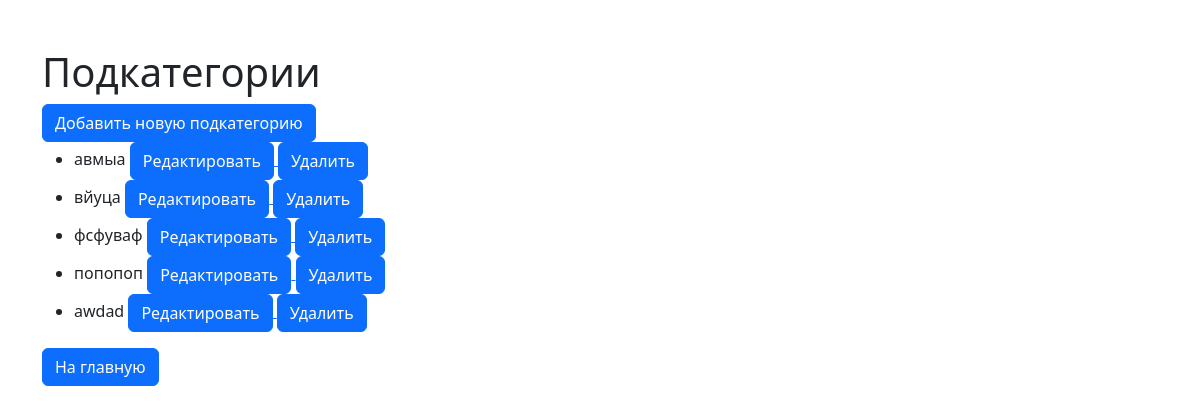
Page /subcategory/ on the committed database.
### api/models.py (models this page shows, shortened)
class DDSSubcategory(models.Model):
    category = models.ForeignKey(
        DDSCategory,
        on_delete=models.CASCADE,
        verbose_name='Категория'
    )
    name = models.CharField(
        max_length=100,
        verbose_name='Название подкатегории'
    )
    class Meta:
        verbose_name = 'Подкатегория ДДС'
        verbose_name_plural = 'Подкатегории ДДС'
        unique_together = ('category', 'name')

### api/views.py (the view)
# urls.py: path('subcategory/', views.SubcategoryListView.as_view(), name='subcategory_list'),
class SubcategoryListView(ListView):
    model = DDSSubcategory
    template_name = 'dds_app/subcategory_list.html'
    context_object_name = 'subcategories'

### templates/dds_app/subcategory_list.html
{% extends 'base.html' %}
{% load django_bootstrap5 %}
{% block content %}
  <h1>Подкатегории</h1>
  <a href="{% url 'subcategory_new' %}">
    {% bootstrap_button button_type="submit" content="Добавить новую подкатегорию" %}
  </a>
  <ul>
    {% for subcategory in subcategories %}
      <li>
        {{ subcategory.name }}
        <a href="{% url 'subcategory_edit' subcategory.pk %}">
          {% bootstrap_button button_type="submit" content="Редактировать" %}
        </a>
        <a href="{% url 'subcategory_delete' subcategory.pk %}">
          {% bootstrap_button button_type="submit" content="Удалить" %}
        </a>
      </li>
    {% endfor %}
  </ul>
  <a href="{% url 'dds_list' %}">
    {% bootstrap_button button_type="submit" content="На главную" %}
  </a>
{% endblock %}

### templates/base.html (shortened to what this page needs)
{% load static %}
{% load django_bootstrap5 %}
<!DOCTYPE html>
<html>
<head>
    {% bootstrap_css %}
</head>
<body>
    <div class="container py-5">
        {% block content %}{% endblock %}
    </div>
</body>
</html>

### rows in the picture
DDSSubcategory: name "авмыа", bootstrap_button "Редактировать", bootstrap_button "Удалить"
DDSSubcategory: name "вйуца", bootstrap_button "Редактировать", bootstrap_button "Удалить"
DDSSubcategory: name "фсфуваф", bootstrap_button "Редактировать", bootstrap_button "Удалить"
DDSSubcategory: name "попопоп", bootstrap_button "Редактировать", bootstrap_button "Удалить"
DDSSubcategory: name "awdad", bootstrap_button "Редактировать", bootstrap_button "Удалить"
